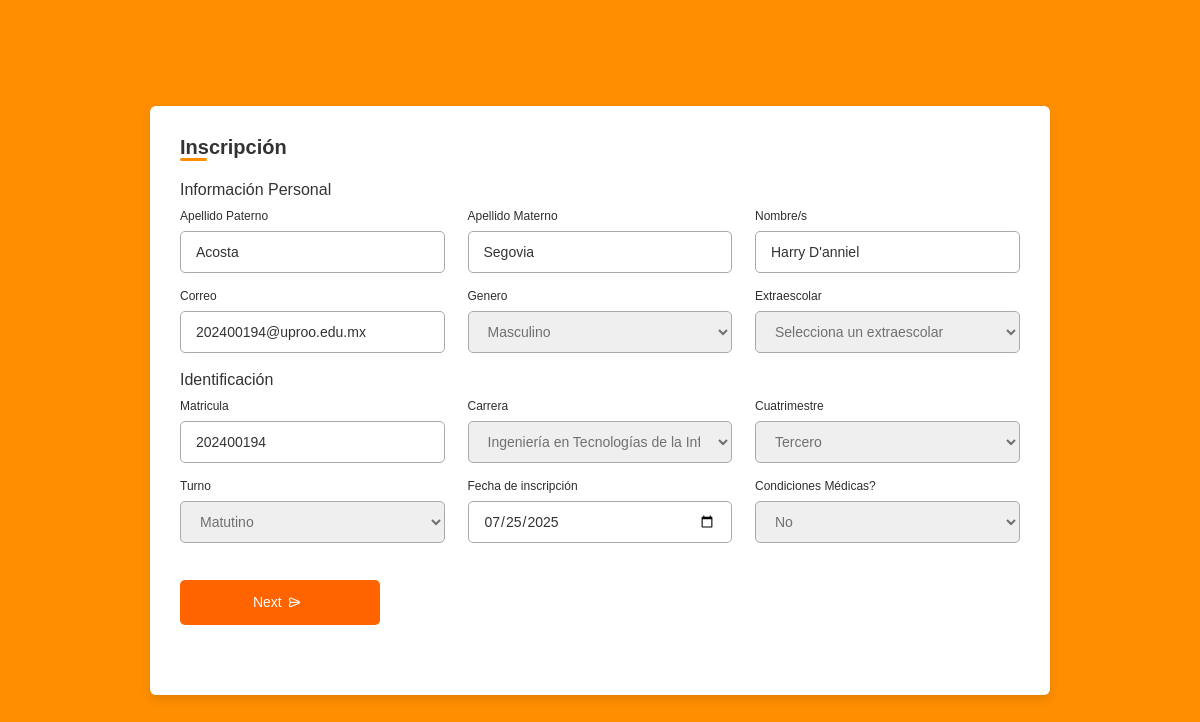
The page /InscripcionForm.php (signed in) on the database as committed earlier.
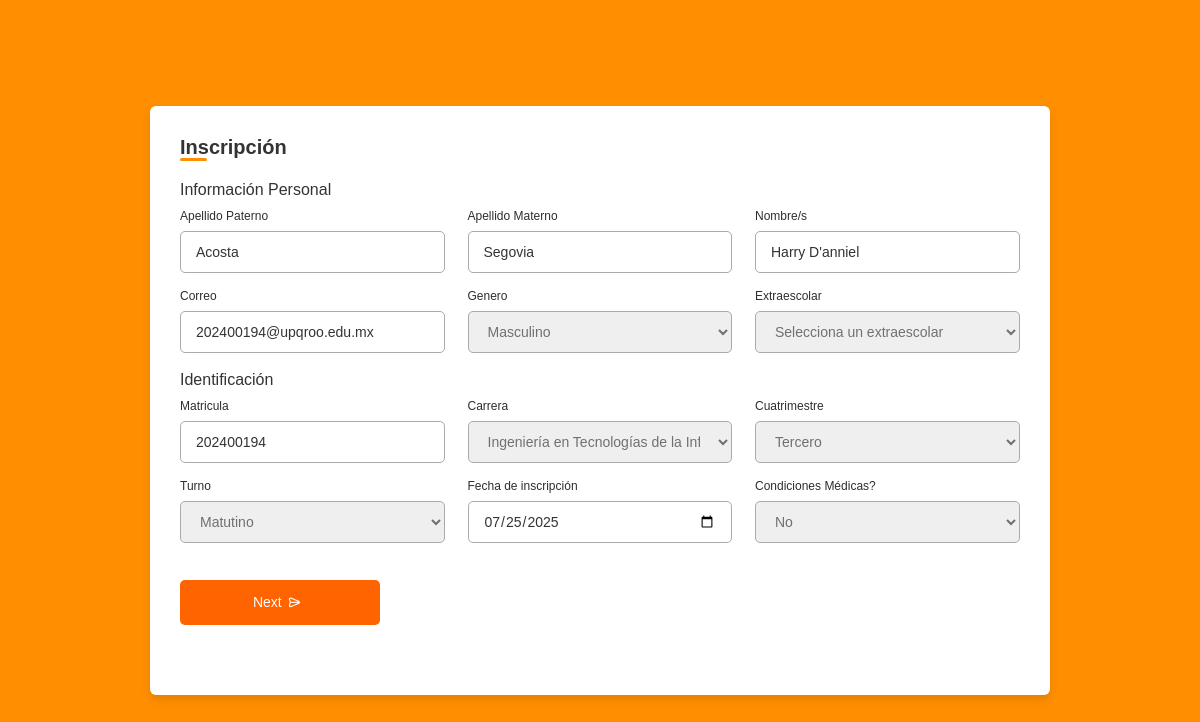
The same page on the database as committed later.
### tables this page shows
CREATE TABLE `alumnos` (
  `id` int(11) NOT NULL,
  `id_extraescolar` int(11) NOT NULL,
  `ApellidoP` varchar(25) NOT NULL,
  `ApellidoM` varchar(25) NOT NULL,
  `Nombre` varchar(25) NOT NULL,
  `Correo` varchar(50) NOT NULL,
  `Genero` enum('Masculino','Femenino','Otro') NOT NULL,
  `Matricula` varchar(9) NOT NULL,
  `Carrera` enum('Ingeniería en Tecnologías de la Información e Innovación Digital','Ingeniería en Biotecnología','Ingeniería Biomedica','Ingeniería Financiera','Licenciatura en Administración','Terapia Física') NOT NULL,
  `Cuatrimestre` enum('Tercero','Sexto','Noveno') NOT NULL,
  `Turno` enum('Matutino','Vespertino') NOT NULL,
  `Fecha` date DEFAULT NULL,
  `Medico` enum('Si','No') NOT NULL
);

### InscripcionForm.php (the view, shortened to what this page needs)
<?php
include("Conexion.php");
$id = $_SESSION["id"];
$query = mysqli_query($conn, "SELECT * FROM alumnos WHERE id = $id");
if($query){
    $datos = mysqli_fetch_assoc($query);
}
?>
<!DOCTYPE html>
<html lang="en">
<head>
    <link rel="stylesheet" href="Estilos/InscripcionForm.css?v=1">
    <link rel="stylesheet" href="https://unicons.iconscout.com/release/v4.0.0/css/line.css">
</head>
<body>
    <div class="container">
        <header>Inscripción</header>
        <form action="Inscripcion.php" method="POST">
            <div class="form first">
                <div class="details personal">
                    <span class="title">Información Personal</span>
                    <div class="fields">
                        <div class="input-field">
                            <label>Apellido Paterno</label>
                            <input type="text" placeholder="Ingresa tu apellido paterno" name="ApellidoP" value="<?php echo ($datos['ApellidoP']); ?>" required>
                        </div>
                        <div class="input-field">
                            <label>Apellido Materno</label>
                            <input type="text" placeholder="Ingresa tu apellido materno" name="ApellidoM" value="<?php echo($datos['ApellidoM']); ?>" required>
                        </div>
                        <div class="input-field">
                            <label>Nombre/s</label>
                            <input type="text" placeholder="Ingresa tus nombre/s" name="Nombre" value="<?php echo($datos['Nombre']); ?>" required>
                        </div>
                        <div class="input-field">
                            <label>Correo</label>
                            <input type="mail" placeholder="Ingresa tu correo institucional" name="Correo" value="<?php echo($datos['Correo']); ?>" required>
                        </div>
                        <div class="input-field">
                            <label>Genero</label>
                            <select name="Genero" required>
                                <option value="Masculino" <?php if($datos['Genero'] == 'Masculino') echo 'selected'; ?>>Masculino</option>
                            </select>
                        </div>
                        <div class="input-field">
                            <label>Extraescolar</label>
                            <select name="Extraescolar" required>
                                <option value="" disabled selected>Selecciona un extraescolar</option>
                            </select>
                        </div>
                    </div>
                </div>
                <div class="details ID">
                    <span class="title">Identificación</span>
                    <div class="fields">
                        <div class="input-field">
                            <label>Matricula</label>
                            <input type="text" placeholder="Ingresa tu matricula" name="Matricula" value="<?php echo($datos['Matricula']); ?>" required>
                        </div>
                        <div class="input-field">
                            <label>Carrera</label>
                            <select name="Carrera">
                                <option value="Ingeniería en Tecnologías de la Información e Innovación Digital" <?php if($datos['Carrera'] == 'Ingeniería en Tecnologías de la Información e Innovación Digital') echo 'selected'; ?>>Ingeniería en Tecnologías de la Información e Innovación Digital</option>
                            </select>
                        </div>
                        <div class="input-field">
                            <label>Cuatrimestre</label>
                            <select name="Cuatrimestre">
                                <option value="Tercero" <?php if($datos['Cuatrimestre'] == 'Tercero') echo 'selected'; ?>>Tercero</option>
                            </select>
                        </div>
                        <div class="input-field">
                            <label>Turno</label>
                            <select name="Turno" required>
                                <option value="Matutino" <?php if($datos['Turno'] == 'Matutino') echo 'selected'; ?>>Matutino</option>
                            </select>
                        </div>
                        <div class="input-field">
                            <label>Fecha de inscripción</label>
                            <input type="date" placeholder="Igresa la fecha actual" name="Fecha" value="<?php echo($datos['Fecha']); ?>" required>
                        </div>
                        <div class="input-field">
                            <label>Condiciones Médicas?</label>
                            <select name="Medico">
                                <option value="No" <?php if($datos['Medico'] == 'No') echo 'selected'; ?>>No</option>
                            </select>
                        </div>
                    </div>
                    <button class="nextBtn" type="submit" name="send">
                        <span class="btnText">Next</span>
                        <i class="uil uil-navigator"></i>
                    </button>
                </div>
            </div>
        </div>
</body>
</html>

### Estilos/InscripcionForm.css (style rules this page uses)
* { margin: 0; padding: 0; box-sizing: border-box; font-family: 'Poppins', sans-serif; }
body { min-height: 100vh; display: flex; align-items: center; justify-content: center; background: #ff8f00; }
.container { position: relative; max-width: 900px; width: 100%; border-radius: 6px; padding: 30px; margin: 0 15px; background-color: #fff; box-shadow: 0 5px 10px rgba(0,0,0,0.1); }
.container header { position: relative; font-size: 20px; font-weight: 600; color: #333; }
.container header::before { content: ""; position: absolute; left: 0; bottom: -2px; height: 3px; width: 27px; border-radius: 8px; background-color: #ff8f00; }
.container form { position: relative; margin-top: 16px; min-height: 490px; background-color: #fff; overflow: hidden; }
.container form .form { position: absolute; background-color: #fff; transition: 0.3s ease; }
.container form .title { display: block; margin-bottom: 8px; font-size: 16px; font-weight: 500; margin: 6px 0; color: #333; }
.container form .fields { display: flex; align-items: center; justify-content: space-between; flex-wrap: wrap; }
form .fields .input-field { display: flex; width: calc(100% / 3 - 15px); flex-direction: column; margin: 4px 0; }
.input-field label { font-size: 12px; font-weight: 500; color: #2e2e2e; }
.input-field input, select { outline: none; font-size: 14px; font-weight: 400; color: #333; border-radius: 5px; border: 1px solid #aaa; padding: 0 15px; height: 42px; margin: 8px 0; }
.input-field select, .input-field input[type="date"] { color: #707070; }
.input-field input[type="date"]:valid { color: #333; }
.container form button, .backBtn { display: flex; align-items: center; justify-content: center; height: 45px; max-width: 200px; width: 100%; border: none; outline: none; color: #fff; border-radius: 5px; margin: 25px 0; background-color: #ff6400; transition: all 0.3s linear; cursor: pointer; }
.container form .btnText { font-size: 14px; font-weight: 400; }
form button i, form .backBtn i { margin: 0 6px; }

Rows that differ between the two databases and show on the page:
changed alumnos "Acosta": Correo "202400194@uproo.edu.mx" → "202400194@upqroo.edu.mx"
